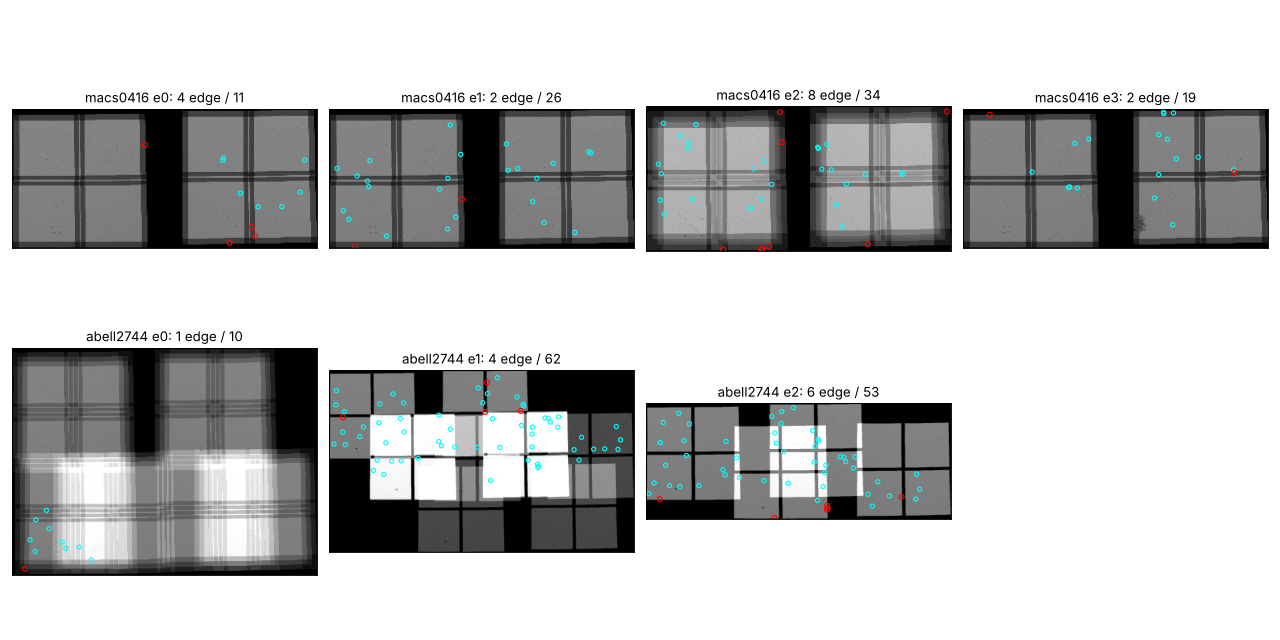

The script that saved this image:
"""Look-at sheet: each MACS0416 / Abell 2744 F200W weight grid with the injection sources marked
(red: edge pair in that epoch; white: covered, not edge). Usage (repo root): sheet.py OUT PNG
(OUT from run.py; needs the screen rebuilt, same inputs)."""

import importlib.util
import sys
from pathlib import Path

import matplotlib

matplotlib.use("Agg")
import matplotlib.pyplot as plt  # noqa: E402
import numpy as np  # noqa: E402
from astropy.table import Table  # noqa: E402

sys.path.insert(0, "scripts")
import dimming_screen as ds  # noqa: E402

from jwst_anomaly import pipeline  # noqa: E402

_spec = importlib.util.spec_from_file_location("edge", Path(__file__).with_name("edge.py"))
ed = importlib.util.module_from_spec(_spec)
_spec.loader.exec_module(ed)

out, png = Path(sys.argv[1]), Path(sys.argv[2])
gaia_root = out.parent
p = ds.Params()
panels = []
for name in ("macs0416", "abell2744"):
    field = ds.load_field(ds.DEFAULT_CONFIG, name)
    cats, lc, scale, err, res, ordn = ds._screen(
        field, p, Table.read(gaia_root / name / "gaia.ecsv")
    )
    rel = np.load(out / name / "wht_rel.npy")
    inj = ds.monitored(lc, err, ordn, p) & ~ds.flagged(res)
    edge = ed.edge_pair(np.isfinite(lc["flux"][:, :, 0]) & np.isfinite(rel), rel)
    for k, e in enumerate(field["epochs"]):
        if "F200W" not in e["bands"]:
            continue
        grid, wcs = ed.wht_grid(pipeline.l3_image_uri(field["cloud"], ds.obs_id(e, "F200W")), 32)
        x, y = wcs.all_world2pix(lc["ra"], lc["dec"], 0)
        cov = inj & np.isfinite(lc["flux"][:, k, 0])
        panels.append((f"{name} e{k}", grid, x / 32, y / 32, cov & ~edge[:, k], cov & edge[:, k]))
fig, axes = plt.subplots(2, 4, figsize=(16, 8))
for ax, (title, g, x, y, ok, bad) in zip(axes.flat, panels, strict=False):
    med = np.nanmedian(g[g > 0])
    ax.imshow(np.nan_to_num(g) / med, origin="lower", cmap="gray", vmin=0, vmax=2)
    ax.scatter(x[ok], y[ok], s=14, facecolors="none", edgecolors="cyan")
    ax.scatter(x[bad], y[bad], s=20, facecolors="none", edgecolors="red")
    ax.set_title(f"{title}: {int(bad.sum())} edge / {int(ok.sum() + bad.sum())}")
    ax.set_xticks([])
    ax.set_yticks([])
for ax in axes.flat[len(panels) :]:
    ax.axis("off")
fig.tight_layout()
fig.savefig(png, dpi=80)
